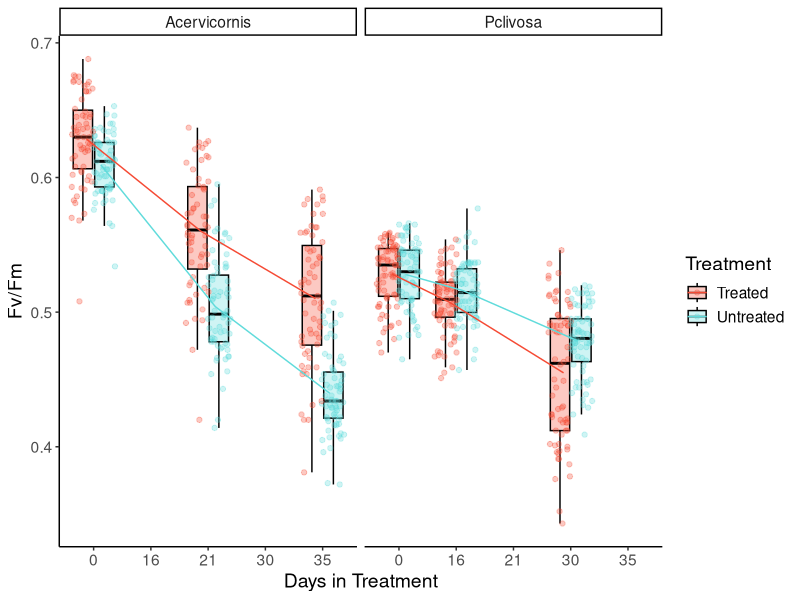
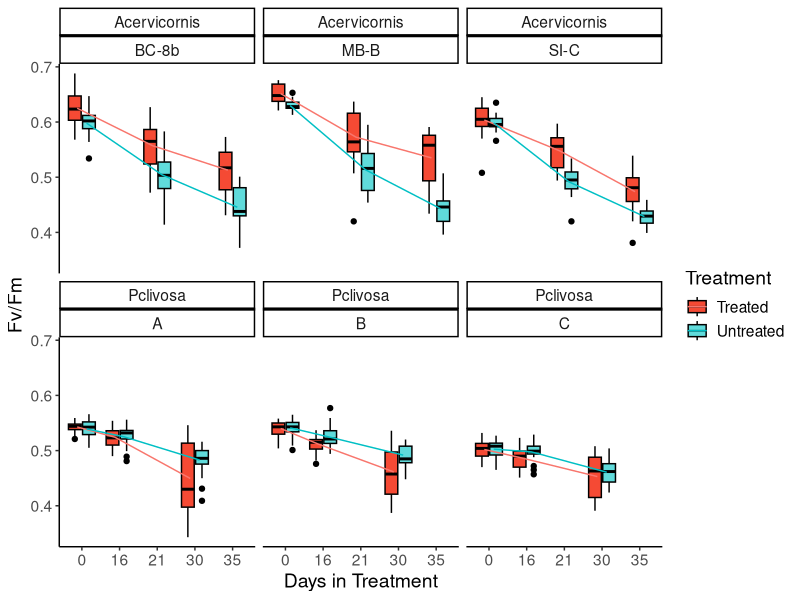
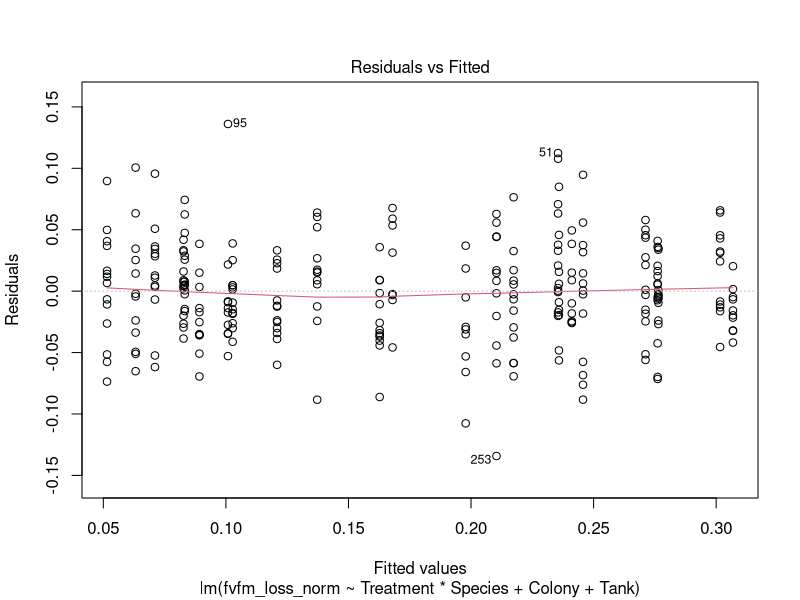
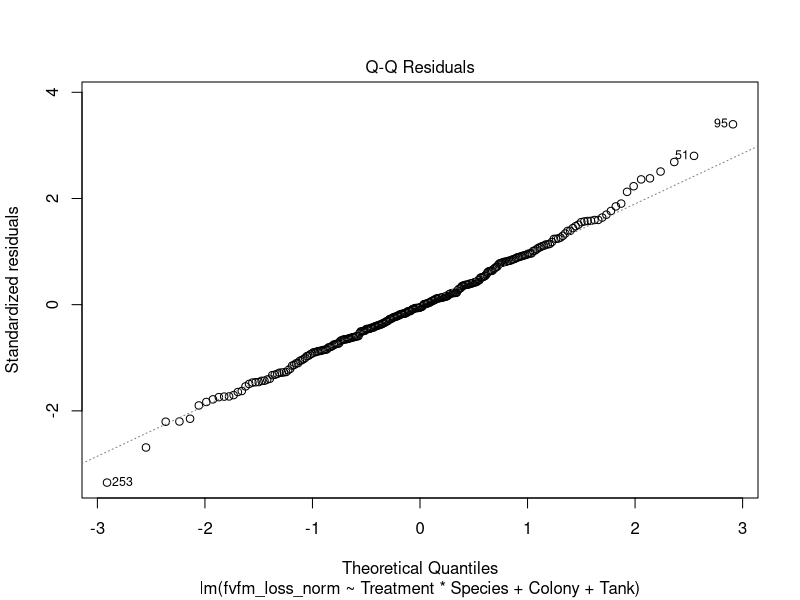
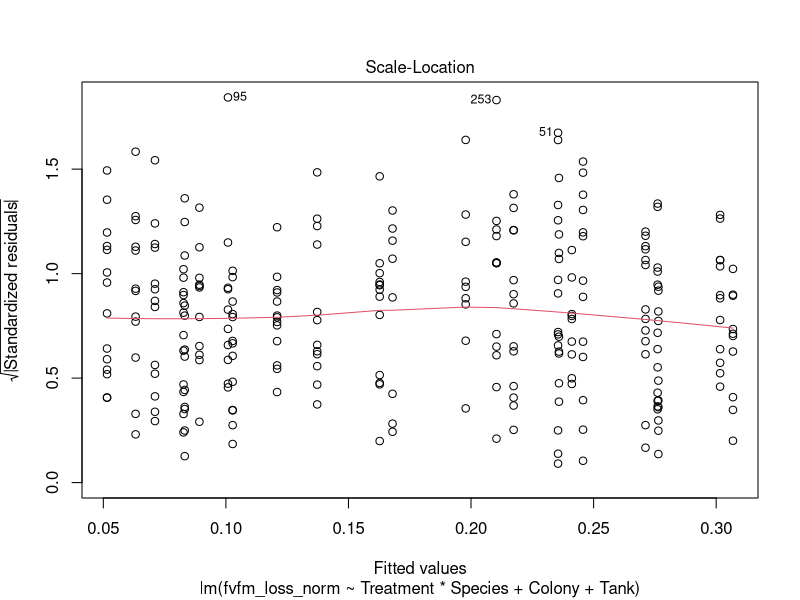
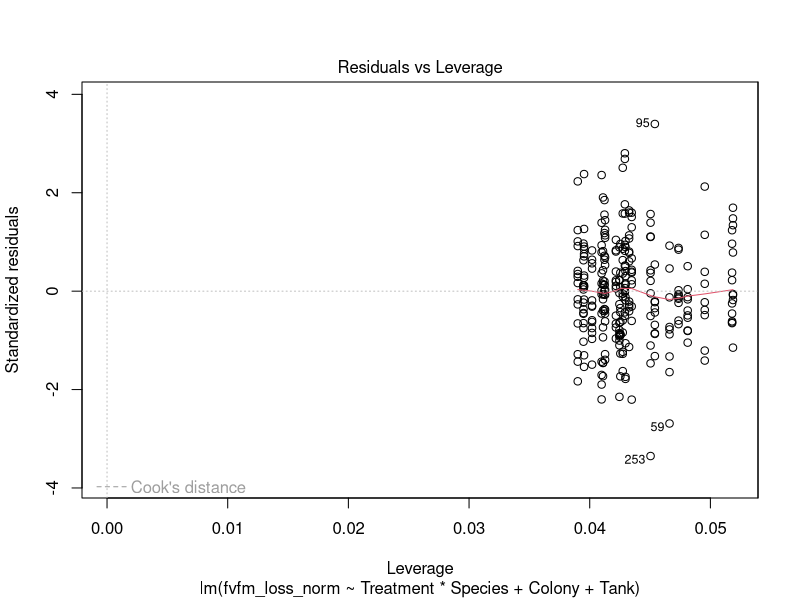
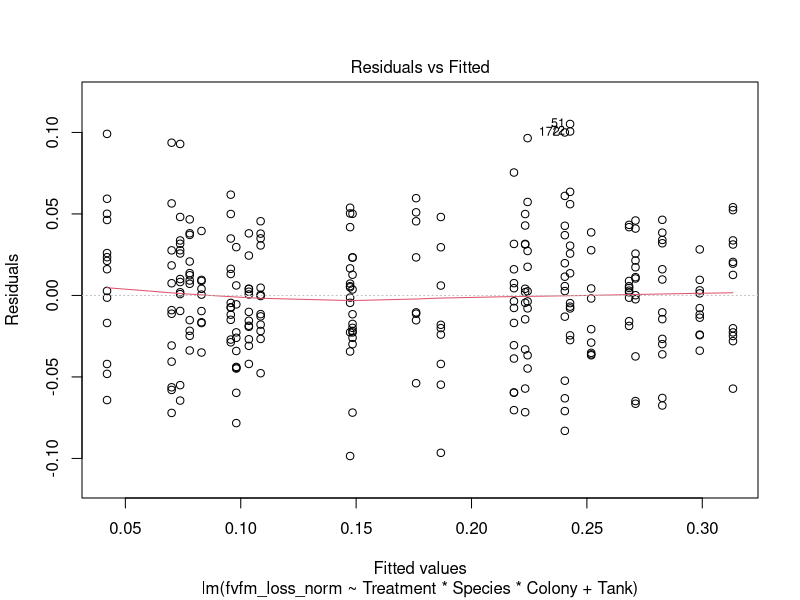
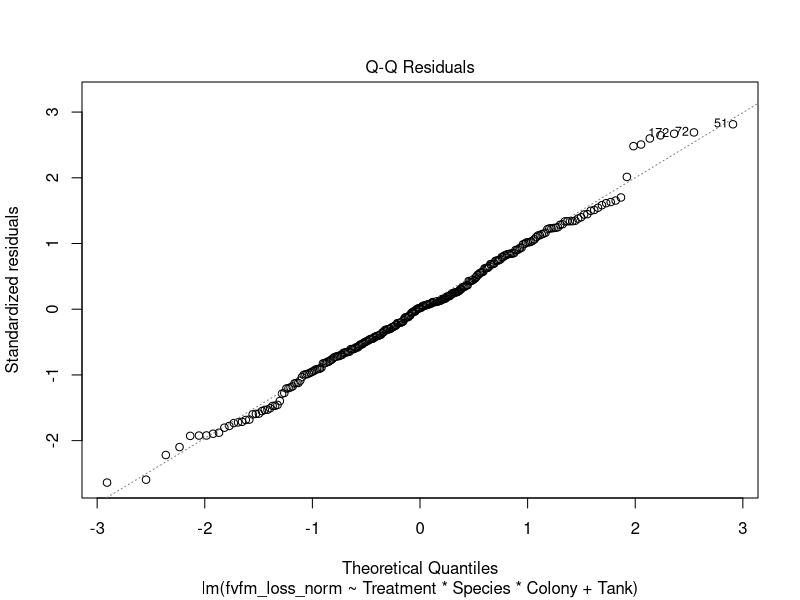

Source code (R) for these figures, in order:
## ---- chunk 1
library(tidyverse)
library(plotrix)
library(ggpubr)
library(rstatix)
library(cowplot)
## ---- chunk 2
ipam_tidy_data <- read.csv("ipam_tidy_data.csv")

treatment_time_bothspecies <- ipam_tidy_data %>% 
  dplyr::filter(!Treatment_period == "CBASS") %>%
  drop_na(Colony) %>% #this is because there are some corals that never matched up to IPAM values so they're just NA
  dplyr::select(Date, Colony, Puck, Tank, fvfm, Treatment, Species) %>% 
  dplyr::filter(Date <= "2022-04-20") %>% 
  pivot_wider(names_from = Date, values_from = fvfm) %>% 
   mutate(fvfm_t0 = case_when(Species == "Acervicornis" ~ `2022-03-16`,
                                  Species == "Pclivosa" ~ `2022-03-21`)) %>% 
   mutate(fvfm_t1 = case_when(Species == "Acervicornis" ~ `2022-04-06`,
                                  Species == "Pclivosa" ~ `2022-04-06`)) %>% 
   mutate(fvfm_t2 = case_when(Species == "Acervicornis" ~ `2022-04-20`,
                                  Species == "Pclivosa" ~ `2022-04-20`)) %>% 
  pivot_longer(fvfm_t0:fvfm_t2, names_to = "fvfm_timepoint", values_to = "fvfm") %>% 
  mutate(numDays = case_when(fvfm_timepoint == "fvfm_t0" ~ 0,
                             Species == "Pclivosa" & fvfm_timepoint == "fvfm_t1" ~ 16,
                             Species == "Acervicornis" & fvfm_timepoint == "fvfm_t1" ~ 21,
                             Species == "Pclivosa" & fvfm_timepoint == "fvfm_t2" ~ 30,
                             Species == "Acervicornis" & fvfm_timepoint == "fvfm_t2" ~ 35,
                             Species == "Pclivosa" & fvfm_timepoint == "fvfm_t3" ~ 65,
                             Species == "Acervicornis" & fvfm_timepoint == "fvfm_t3" ~ 70))

treatment_normalized_bothspecies <- ipam_tidy_data %>% 
  dplyr::filter(!Treatment_period == "CBASS") %>%
  drop_na(Colony) %>% #this is because there are some corals that never matched up to IPAM values so they're just NA
  dplyr::select(Date, Colony, Puck, Tank, fvfm, Treatment, Species)  %>% 
  dplyr::filter(Date <= "2022-04-20") %>% #pre-CBASS time points
  pivot_wider(names_from = Date, values_from = fvfm) %>% 
  mutate(fvfm_loss = case_when(Species == "Acervicornis" ~ `2022-03-16` - `2022-04-20`,
                               Species == "Pclivosa" ~ `2022-03-21` - `2022-04-20`)) %>% 
  mutate(fvfm_loss_norm = case_when(Species == "Acervicornis" ~ fvfm_loss/`2022-03-16`,
                               Species == "Pclivosa" ~ fvfm_loss/`2022-03-21`))
## ---- chunk 3
treatment_time_bothspecies %>% 
  dplyr::select(!c(`2022-04-06`:`2022-04-20`)) %>% 
  mutate(numDays = as.factor(numDays)) %>% 
  ggplot(., aes(x=numDays, y=fvfm, fill = Treatment, color = Treatment)) + 
  geom_boxplot(color = "black", outlier.shape = NA, alpha=0.3) + #not removing outliers, just removing the black dots because they are already represented in the geom_point() line
  geom_point(position = position_jitterdodge(), alpha=0.3) +
  stat_summary(fun=mean, geom="line", aes(group=Treatment, color = Treatment), position = position_dodge(width = 0.5)) +
  facet_wrap(~Species) + 
  theme_classic() + 
  labs(y = "Fv/Fm", x = "Days in Treatment") +
  scale_fill_manual(labels=c("Treated", "Untreated"), values = c("#F54A34", "#60DBDB"))  +
  scale_color_manual(labels=c("Treated", "Untreated"), values = c("#F54A34", "#60DBDB")) +
  theme(text = element_text(size = 14)) 
#ggsave("treatment_bothspecies_overtimeboxplots.pdf")
## ---- chunk 4
treatment_time_bothspecies%>% 
  dplyr::select(!c(`2022-04-06`:`2022-04-20`)) %>% 
  mutate(numDays = as.factor(numDays)) %>% 
  ggplot(., aes(x=numDays, y=fvfm, fill = Treatment)) + 
  geom_boxplot(color = "black") +
  stat_summary(fun=mean, geom="line", aes(group=Treatment, color = Treatment), position = position_dodge(width = 0.5)) +
  facet_wrap(~Species + Colony) + 
  theme_classic() + 
  labs(y = "Fv/Fm", x = "Days in Treatment") +
  scale_fill_manual(labels=c("Treated", "Untreated"), values = c("#F54A34", "#60DBDB"))  +
  theme(text = element_text(size = 14))
## ---- chunk 5
p1<-treatment_normalized_bothspecies%>% 
  ggplot(., aes(x=Treatment, y= fvfm_loss_norm, fill= Treatment)) +
  geom_boxplot() + 
  theme_classic() + 
  labs(y = "% Decline in Fv/Fm", x="Treatment") +
  scale_fill_manual(labels=c("Treated", "Untreated"), values = c("#F54A34", "#60DBDB")) +
  theme(text = element_text(size = 15)) + 
  facet_wrap(~Species) +
  theme(legend.position="none")
  
#ggsave("treatment_normalized_bothspecies_boxplot.pdf")
## ---- chunk 6
str(treatment_normalized_bothspecies)
#make factors: Colony, Puck, Tank, Treatment, Species

treatment_normalized_bothspecies %>% 
  mutate_at(vars(Colony, Puck, Tank, Treatment, Species), factor) -> treatment_normalized_bothspecies
## ---- chunk 7
treat_model <- lm(fvfm_loss_norm ~ Treatment*Species + Colony + Tank, data = treatment_normalized_bothspecies)
treat_model_metrics <- augment(treat_model)
plot(treat_model)

# assess normality of residuals using Shapiro-Wilk test
shapiro_test(treat_model_metrics$.resid) # not significant

# assess homogeneity of variances using Levene's Test
levene_test(.resid ~ Treatment*Species, data = treat_model_metrics) #not significant

# identifying outliers
treat_model_metrics %>% 
  filter(abs(.std.resid) > 3) -> treat_outliers
# 2 outliers

#remove outliers
treatment_normalized_bothspecies <- treatment_normalized_bothspecies[!rownames(treatment_normalized_bothspecies) %in% treat_outliers$.rownames,]
## ---- chunk 8
aov(fvfm_loss_norm ~ Treatment*Species, data = treatment_normalized_bothspecies)

summary(aov(fvfm_loss_norm ~ Treatment*Species, data = treatment_normalized_bothspecies))

#capture.output(summary(aov(fvfm_loss_norm ~ Treatment*Species, data = treatment_normalized_bothspecies)), file = "fvfm_loss_norm_bothspecies_anova_table.csv")

TukeyHSD(aov(fvfm_loss_norm ~ Treatment*Species, data = treatment_normalized_bothspecies))
         
#capture.output(TukeyHSD(aov(fvfm_loss_norm ~ Treatment*Species, data = treatment_normalized_bothspecies)), file = "fvfm_loss_norm_bothspecies_anova_tukey.csv")
## ---- chunk 9
p2<-treatment_normalized_bothspecies%>% 
  ggplot(., aes(x=Colony, y= fvfm_loss_norm, fill=Treatment)) +
  geom_boxplot() + 
  theme_classic() + labs(y = "% Decline in Fv/Fm", x="Colony") +
  scale_fill_manual(labels=c("Treated", "Untreated"), values = c("#F54A34", "#60DBDB"))  +
  theme(text = element_text(size = 15)) + 
  facet_wrap(~Species, scales = "free_x")
#ggsave("treatment_normalized_genotypes_boxplot.pdf")
## ---- chunk 10
treat_model <- lm(fvfm_loss_norm ~ Treatment*Species*Colony + Tank, data = treatment_normalized_bothspecies)
treat_model_metrics <- augment(treat_model)
plot(treat_model)

# assess normality of residuals using Shapiro-Wilk test
shapiro_test(treat_model_metrics$.resid) # not significant

# assess homogeneity of variances using Levene's Test
levene_test(.resid ~ Treatment*Species*Colony, data = treat_model_metrics) #not significant

# identifying outliers
treat_model_metrics %>% 
  filter(abs(.std.resid) > 3) -> treat_outliers
# 2 outliers

#remove outliers
treatment_normalized_bothspecies <- treatment_normalized_bothspecies[!rownames(treatment_normalized_bothspecies) %in% treat_outliers$.rownames,]
## ---- chunk 11
aov(fvfm_loss_norm ~ Treatment*Species*Colony, data = treatment_normalized_bothspecies)

summary(aov(fvfm_loss_norm ~ Treatment*Species*Colony, data = treatment_normalized_bothspecies))

#capture.output(summary(aov(fvfm_loss_norm ~ Treatment*Species*Colony, data = treatment_normalized_bothspecies)), file = "fvfm_loss_norm_bothspeciesgenet_anova_table.csv")


TukeyHSD(aov(fvfm_loss_norm ~ Treatment*Species*Colony, data = treatment_normalized_bothspecies))
         
#capture.output(TukeyHSD(aov(fvfm_loss_norm ~ Treatment*Species*Colony, data = treatment_normalized_bothspecies)), file = "fvfm_loss_norm_bothspeciesgenet_anova_tukey.csv")
## ---- chunk 12
plot_grid(p1, p2, rel_widths = c(1,1.5))
#ggsave("treatment_boxplots_speciesgenets.pdf", width = 10, height = 5)
